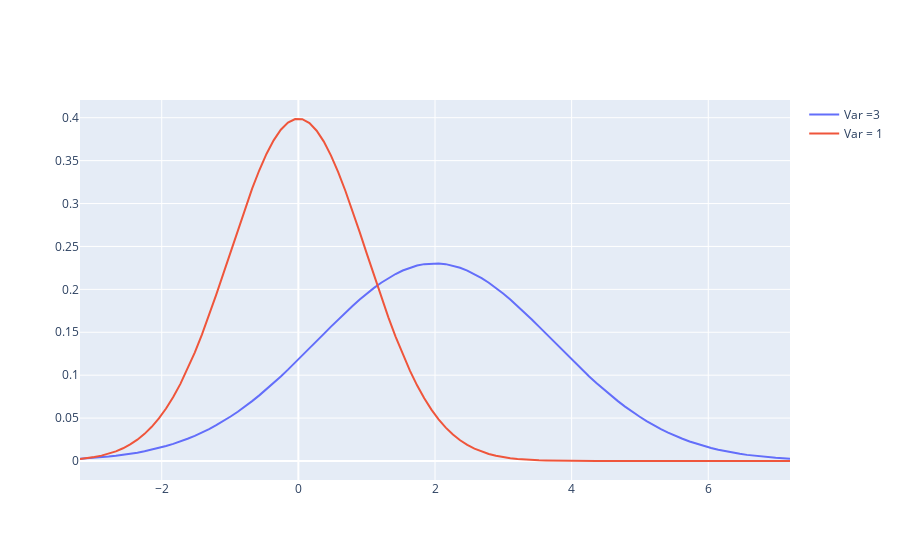

Source (notebook cell):
### Code cell
# Normal

mu = 2
variance = 3
sigma = math.sqrt (variance)
x=np.linspace(mu - 3* sigma, mu + 3* sigma, 100)

fig = go.Figure ()
fig.add_trace(go.Scatter(x=x, y=stats.norm.pdf(x, mu, sigma),
                         mode = 'lines',
                         name = ''.join(['Var =', str(variance)])))
fig.add_trace(go.Scatter(x=x, y=stats.norm.pdf(x, 0, math.sqrt(1)),
                         mode = 'lines',
                         name = 'Var = 1'))
fig.show()
